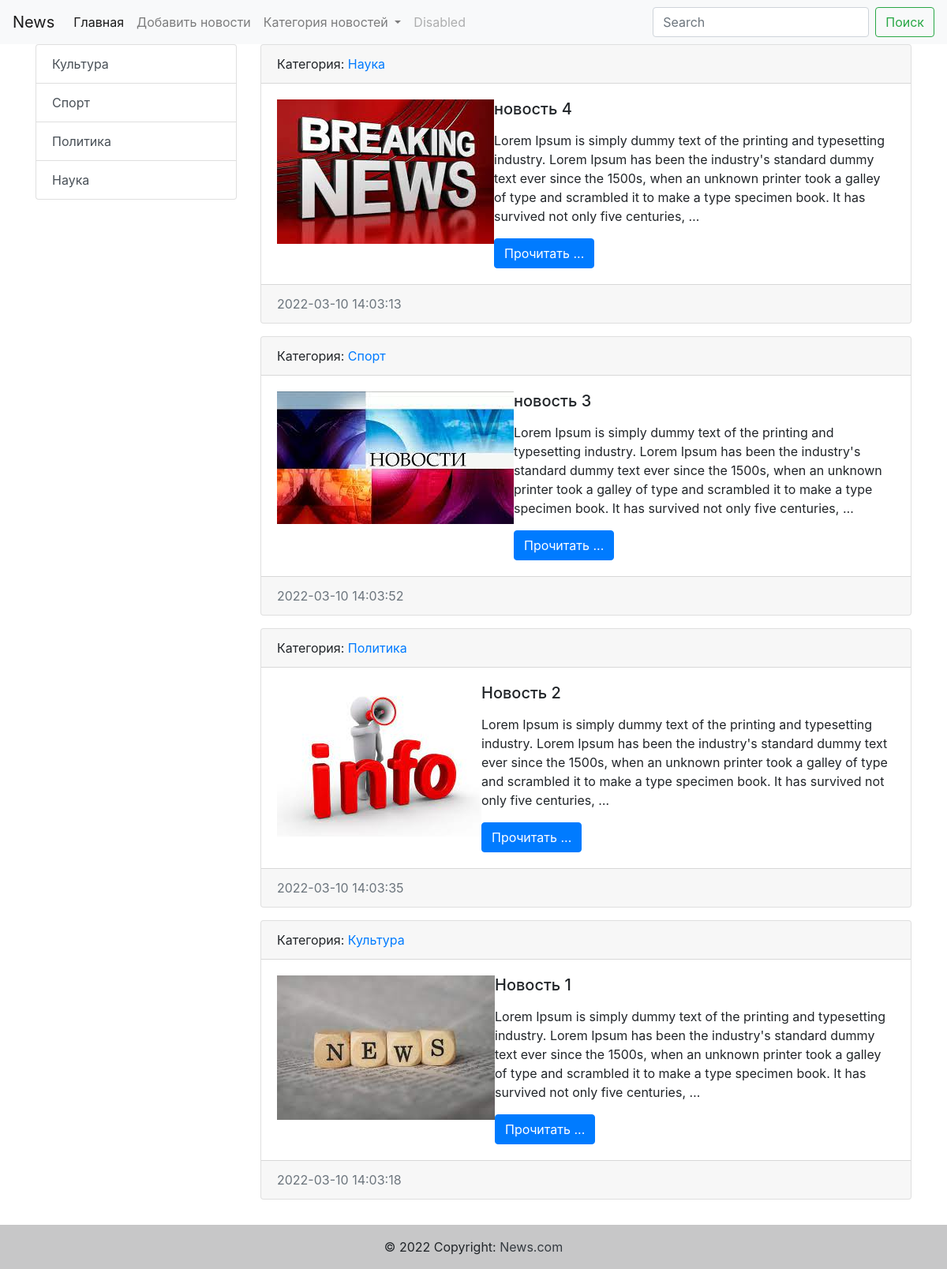
The page / on the database its author committed.
### News/models.py (models this page shows, shortened)
class Category(models.Model):
    title = models.CharField(max_length=255, db_index=True, verbose_name='заголовок')
    def __str__(self):
        return self.title
    class Meta:
        verbose_name = 'Категория'
        verbose_name_plural = 'Категории'

class News(models.Model):
    title = models.CharField( max_length=255, verbose_name="заголовок")
    content = models.TextField(blank=True, verbose_name="Контент")
    created_at = models.DateTimeField(auto_now_add=True, verbose_name="дата создание")
    update_at = models.DateTimeField(auto_now=True, verbose_name="дата изменения")
    photo = models.ImageField(upload_to='photo/%Y/%m/%d/', verbose_name="картинки")
    is_publisher = models.BooleanField(default=True, verbose_name="публикация")
    category = models.ForeignKey('Category', on_delete=models.PROTECT, verbose_name='категория', null=True)
    class Meta:
        verbose_name = 'Новость'
        verbose_name_plural = 'Новости'
        ordering =['-created_at']

### News/views.py (the view)
# urls.py: path('', index, name='home' ),
def index(request):
    news = News.objects.order_by('-created_at')
    categories = Category.objects.all()
    xxx =  Category.objects.all()
    context = { 'news':news,
                'title':" Список новостей",
                'categories': categories,
                'xxx': xxx,
                }
    print(categories)
    return render(request, 'News/index.html', context=context)

### News/templates/News/index.html (shortened to what this page needs)
{% extends 'base.html' %}
{%block sidebar%}
 <div class="col-md-3">
            <div class="list-group">
                {%for c in categories %}
                <a href="{% url 'category' c.pk%}" class="list-group-item list-group-item-action">{{c.title}}</a>
                {%endfor%}
            </div>
 </div>
{%endblock%}
{%block content%}
<div class="col-md-9">
        {%for n in news %}
<div class="card mb-3">
  <div class="card-header">
    Категория:  <a href="{% url 'category' n.category.pk %}">{{n.category}}</a>
  </div>
  <div class="card-body">
    <div class="media">
     {% if n.photo %}
     <img src="{{n.photo.url}}" alt="">
     {% endif %}
     <div class="media-body">
    <h5 class="card-title">{{n.title}}</h5>
    <p class="card-text">{{n.content|linebreaks|truncatewords:50}}</p>
    <a href="#" class="btn btn-primary">Прочитать ...</a>
      </div>
    </div>
  </div>
  <div class="card-footer text-muted">
    {{n.created_at|date:"Y-m-d H:m:s"}}
  </div>
</div>
        {%endfor%}
            </div>
{%endblock%}

### templates/base.html (shortened to what this page needs)
<!doctype html>
<html lang="en">
  <head>
    <link rel="stylesheet" href="https://cdn.jsdelivr.net/npm/bootstrap@4.3.1/dist/css/bootstrap.min.css"
>
  </head>
  <body>
{% include 'inc/_nav.html'%}
<div class="container mb-3">
    <div class="row">
         {% block sidebar %} sidebar {% endblock %}
         {% block content %} content {% endblock %}
    </div>
</div>
  </body>
<footer class="bg-light text-center text-lg-start">
  <div class="text-center p-3" style="background-color: rgba(0, 0, 0, 0.2);">
    © 2022 Copyright:
    <a class="text-dark" href="https://news.com/">News.com</a>
  </div>
</footer>
</html>

### templates/inc/_nav.html (shortened to what this page needs)
<nav class="navbar navbar-expand-lg navbar-light bg-light">
  <a class="navbar-brand" href="{% url 'home'%}">News</a>
  <div class="collapse navbar-collapse" id="navbarSupportedContent">
    <ul class="navbar-nav mr-auto">
      <li class="nav-item active">
        <a class="nav-link" href="{% url 'home'%}">Главная<span class="sr-only">(current)</span></a>
      </li>
      <li class="nav-item">
        <a class="nav-link" href="{% url 'home'%}">Добавить новости</a>
      </li>
      <li class="nav-item dropdown">
        <a class="nav-link dropdown-toggle" href="#" id="navbarDropdown" role="button" data-toggle="dropdown" aria-haspopup="true" aria-expanded="false">
          Категория новостей
        </a>
      </li>
      <li class="nav-item">
        <a class="nav-link disabled" href="#" tabindex="-1" aria-disabled="true">Disabled</a>
      </li>
    </ul>
    <form class="form-inline my-2 my-lg-0">
      <input class="form-control mr-sm-2" type="search" placeholder="Search" aria-label="Search">
      <button class="btn btn-outline-success my-2 my-sm-0" type="submit">Поиск</button>
    </form>
  </div>
</nav>

### rows shown on the page
Category: title "Культура"
Category: title "Спорт"
Category: title "Политика"
Category: title "Наука"
News: category "Наука", photo (picture), title "новость 4", content "Lorem Ipsum is simply dummy text of the printing and typesetting industry. Lorem Ipsum has been the industry's standard dummy text ever since the 1500s, when an unknown printer took a galley of type and scrambled it to make a type specimen book. It has survived not only five centuries, …", created_at "2022-03-10 14:03:13"
News: category "Спорт", photo (picture), title "новость 3", content "Lorem Ipsum is simply dummy text of the printing and typesetting industry. Lorem Ipsum has been the industry's standard dummy text ever since the 1500s, when an unknown printer took a galley of type and scrambled it to make a type specimen book. It has survived not only five centuries, …", created_at "2022-03-10 14:03:52"
News: category "Политика", photo (picture), title "Новость 2", content "Lorem Ipsum is simply dummy text of the printing and typesetting industry. Lorem Ipsum has been the industry's standard dummy text ever since the 1500s, when an unknown printer took a galley of type and scrambled it to make a type specimen book. It has survived not only five centuries, …", created_at "2022-03-10 14:03:35"
News: category "Культура", photo (picture), title "Новость 1", content "Lorem Ipsum is simply dummy text of the printing and typesetting industry. Lorem Ipsum has been the industry's standard dummy text ever since the 1500s, when an unknown printer took a galley of type and scrambled it to make a type specimen book. It has survived not only five centuries, …", created_at "2022-03-10 14:03:18"
